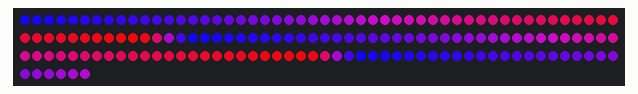
Recording of a sketch running on a simulated Arduino Uno, built with avr-gcc and run on an emulated ATmega328P. Parts: 156 RGB LEDs in strip order, left to right, continuing on the next row.

Above: at 3.06 s.
At 8.41 s:
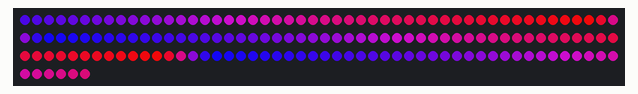
At 15.41 s:
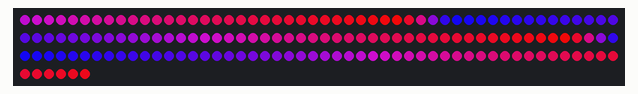
At 21.43 s:
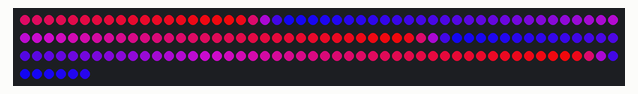
At 27.66 s:
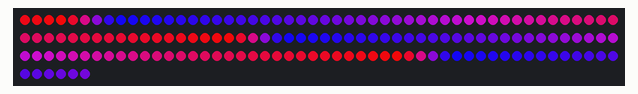
At 39.93 s:
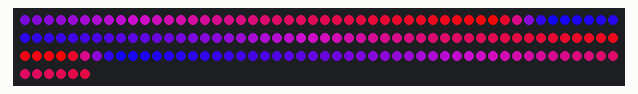

The sketch:

Palette-Gradient-Testing-Notes.ino
```cpp
#include "FastLED.h"
FASTLED_USING_NAMESPACE

#define DATA_PIN      17
#define NUM_LEDS      156
#define LED_TYPE      WS2812
#define COLOR_ORDER   GRB
CRGB leds[NUM_LEDS];


CRGBPalette16 chosenPalette;
TBlendType    chosenBlending;


// Gradient palette "pulpfiction_gp", originally from
// http://soliton.vm.bytemark.co.uk/pub/cpt-city/pj/6/tn/pulpfiction.png.index.html
// converted for FastLED with gammas (2.6, 2.2, 2.5)
// Size: 8 bytes of program space.

DEFINE_GRADIENT_PALETTE( pulpfiction_gp ) {
    0,  18,  7,230,
  255, 224, 10,  9};


void setup() {
  delay(3000); // 3 second delay for recovery
  FastLED.addLeds<LED_TYPE,DATA_PIN,COLOR_ORDER>(leds, NUM_LEDS).setCorrection(TypicalLEDStrip);

    // #1-A
//  SetupRedAndBlackPalette();

    // #1-B
//  SetupBlackAndWhiteStripedPalette()

    // #1-C
//  SetupBlackBlueGreenAndWhiteStripedPalette();
  chosenPalette = pulpfiction_gp;
  chosenBlending = LINEARBLEND;
}

void loop() {
        // Fill a strip with a gradient. The below will default to taking the 'shortest' path in hue: 50 to 0 -> 255 to 200
        // Starts at 0 and goes to 100 pixels
//      fill_gradient(leds, 0, CHSV(50, 255, 200), 100, CHSV(200, 255, 200));

        // Fill 100 pixels with a gradient. Defaults to taking the shortest
//      fill_gradient(leds, 100, CHSV(50, 255, 200), CHSV(200, 255, 200));

        // Fill 100 pixels with a gradient with 3 anchors, no change in 'direction' in hue value scale
//      fill_gradient(leds, 100, CHSV(50, 255, 200), CHSV(100, 255, 200), CHSV(200, 255, 200));

        //Fill 100 pixels with 3 color anchors that change direction in the hue value scale
//      fill_gradient(leds, 100, CHSV(50, 255, 200), CHSV(180, 255, 200), CHSV(0, 255, 200));

        // 3 color anchors, middle anchor is black (value = 0)
//      fill_gradient(leds, 100, CHSV(100, 255, 200), CHSV(100, 255, 0), CHSV(200, 255, 200));


      // #1-A, #1-B, #1-C: Marching fades. Have some control over the number of runners but only from the palette.
      static uint8_t startIndex = 0;
      startIndex = startIndex + 1; /* motion speed */
      FillLEDsFromCustomPalette( startIndex );

  FastLED.show();
  FastLED.delay(100);
}


void FillLEDsFromCustomPalette( uint8_t colorIndex)
{
    uint8_t brightness = 240;

    for( int i = 0; i < NUM_LEDS; i++) {
        leds[i] = ColorFromPalette( chosenPalette, colorIndex, brightness, chosenBlending);
        colorIndex += 4; //The lower this number, the larger and fewer the runner
    }
}

// #1-A
void SetupRedAndBlackPalette()
{
    CRGB crimsonRed = CHSV(10, 255, 200);
    CRGB black  = CRGB::Black;

    chosenPalette = CRGBPalette16(
                                   crimsonRed,  crimsonRed,  black,  black,
                                   black, black, black,  black,
                                   black,  black,  black,  black,
                                   black, black, black,  black );
}

// #1-B
void SetupBlackAndWhiteStripedPalette()
{
    // 'black out' all 16 palette entries...
    fill_solid( chosenPalette, 16, CRGB::Black);
    // and set every fourth one to white.
    chosenPalette[0] = CRGB::White;
    chosenPalette[4] = CRGB::White;
    chosenPalette[8] = CRGB::White;
    chosenPalette[12] = CRGB::White;

}

// #1-C
void SetupBlackBlueGreenAndWhiteStripedPalette()
{
    // 'black out' all 16 palette entries...
    fill_solid( chosenPalette, 16, CRGB::Black);
    // The following 2 will blend together
    chosenPalette[0] = CRGB::Red;
    chosenPalette[1] = CRGB::Red;
    // Giant blank/black space
    // Followed by a Blue+Green block of lit pixels that blend together
    chosenPalette[11] = CRGB::Blue;
    chosenPalette[12] = CRGB::Green;

}
```
